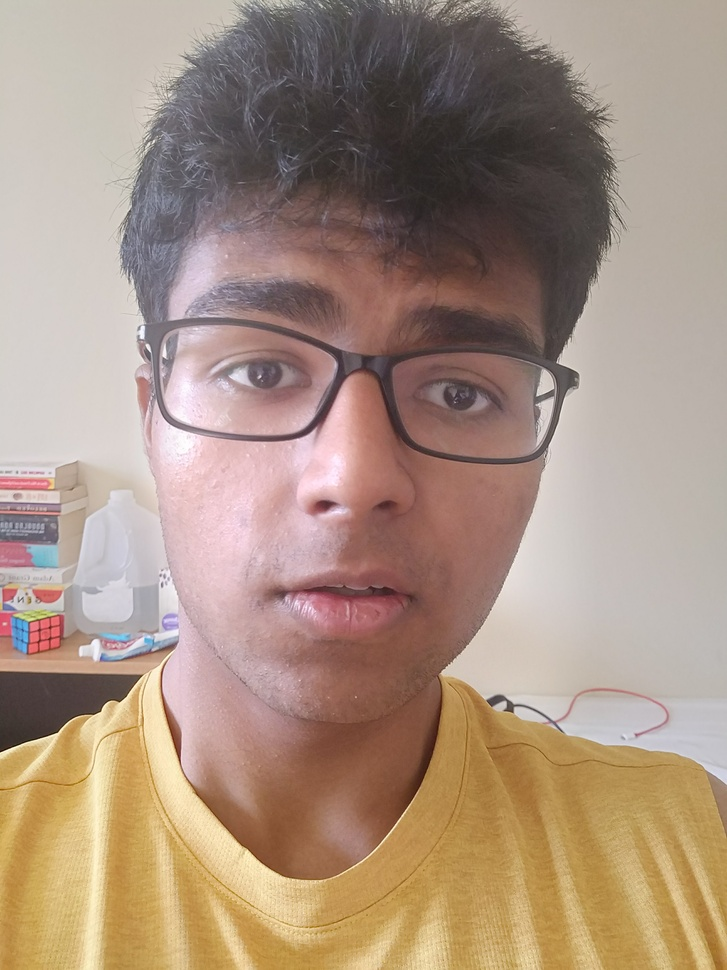
%> input picture proj1/mypics/thisme.jpg, 727 x 970 px, shrunk from 3456 x 4608 before the run
$ octave hybrid_image_starter.m   (GNU Octave 9; MATLAB toolbox functions it lacks are replaced by stand-ins)
%> lines starting %> are read from the running program, lines starting %| are printed output that depends on the picture
% starter code provided by professor derek hoeim
% i have added the gaussian filter code and the laplacian high frequency
% filter to generate the hybrid images

close all; % closes all figures

% read images and convert to single format
im1 = im2single(imread('./../mypics/thisme.jpg'));
im2 = im2single(imread('./../mypics/monkey.jpg'));
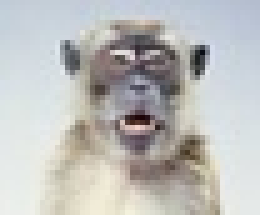
%> input picture proj1/mypics/monkey.jpg, 52 x 43 px, shrunk from 249 x 203 before the run (shown 5 times larger)
im1 = rgb2gray(im1); % convert to grayscale
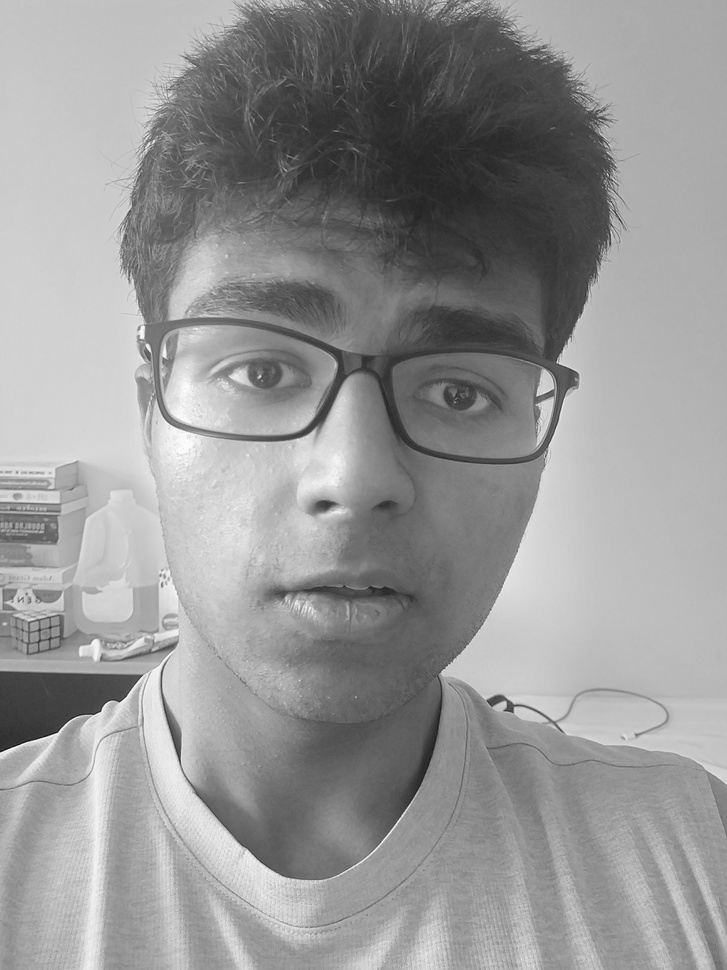
%> im1: size 970x727 single; min 0.0524, max 0.998, mean 0.59
im2 = rgb2gray(im2);
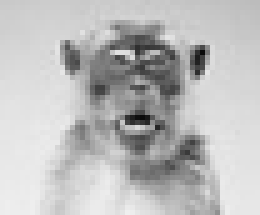
%> im2: size 43x52 single (shown 5 times larger); min 0.0425, max 0.938, mean 0.742

% use this if you want to align the two images (e.g., by the eyes) and crop
% them to be of same size
%> (the run ends here)
